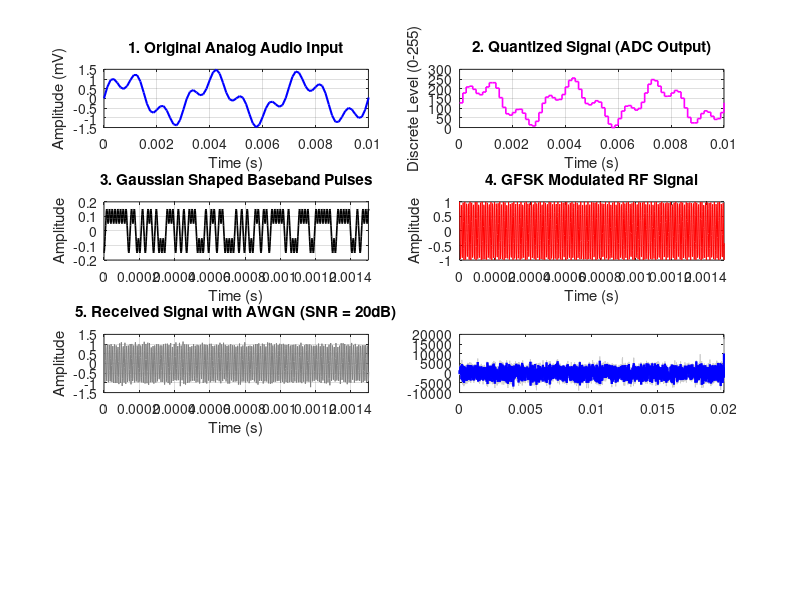

This figure's MATLAB source: (Note: this script raises an error after producing the figure.)
% =========================================================================
% Digital Half-Duplex Voice Communication System Utilizing GFSK Modulation
% (UPDATED WITH POST-DETECTION FILTERING FOR NOISE ROBUSTNESS)
% =========================================================================
clear; clc; close all;

%% 1. SIMULATION PARAMETERS & SETUP
fs_audio = 8000;         % Baseband audio sampling frequency (Hz)
n_bits = 8;              % ADC/DAC resolution (bits per sample)
Rb = fs_audio * n_bits;  % Bit rate (64,000 bps)

fs_rf = 640000;          % RF sampling frequency (Hz) - 10x oversampling
sps = fs_rf / Rb;        % Samples per bit (10)
fc = 100000;             % Carrier frequency (100 kHz, scaled for visibility)
freq_dev = 16000;        % GFSK Frequency deviation (16 kHz)

t_end = 0.02;            % Simulate 20 milliseconds of data
t_audio = 0 : 1/fs_audio : t_end - 1/fs_audio; 
N_audio = length(t_audio);

%% ==================== TRANSMITTER NODE ====================

% 1. Baseband Signal Generation (Human Voice Envelope Mockup)
audio_in = 1e-3 * (sin(2*pi*300*t_audio) + 0.5*sin(2*pi*1000*t_audio)); 

% 2. Pre-Amplification (Scale to 0 - 5V range)
min_sig = min(audio_in);
max_sig = max(audio_in);
audio_amp = 5 * (audio_in - min_sig) / (max_sig - min_sig);

% 3. ADC (Sampling & Quantization)
levels = 2^n_bits;
audio_quant = round((levels - 1) * audio_amp / 5); % 0 to 255 discrete levels

% Convert quantized decimal levels to a serial binary stream
bin_char = dec2bin(audio_quant, n_bits); 
bin_stream = (bin_char' - '0');       
bin_stream = bin_stream(:)';          

% 4. GFSK Modulation
% Convert bits (0, 1) to NRZ (-1, 1) and upsample
nrz_stream = 2 * bin_stream - 1;
nrz_up = upsample(nrz_stream, sps);

% Gaussian Low-Pass Filter for Pulse Shaping
BT = 0.5;                             
alpha = sqrt(log(2)/2) / (BT * Rb);
t_g = -2/Rb : 1/fs_rf : 2/Rb;         
h_gauss = (sqrt(pi)/alpha) * exp(-(pi^2/alpha^2) * t_g.^2);
h_gauss = h_gauss / sum(h_gauss);     

% Shape pulses
pulse_shaped = conv(nrz_up, h_gauss, 'same');

% Frequency Modulation (FM) Integration
phase = 2*pi * freq_dev / fs_rf * cumsum(pulse_shaped);
t_rf = (0 : length(phase)-1) / fs_rf;
tx_rf_sig = cos(2*pi*fc*t_rf + phase);

%% ==================== WIRELESS CHANNEL ====================

% 5. Additive White Gaussian Noise (AWGN) Simulation
% Bumped SNR to 20dB to demonstrate a realistic, functioning channel
snr_db = 20;                                
snr_lin = 10^(snr_db/10);
sig_power = mean(tx_rf_sig.^2);
noise_power = sig_power / snr_lin;
noise = sqrt(noise_power) * randn(size(tx_rf_sig));

rx_rf_sig = tx_rf_sig + noise;              

%% ==================== RECEIVER NODE =======================

% 6. GFSK Demodulation (I/Q Downconversion)
i_rx = rx_rf_sig .* cos(2*pi*fc*t_rf);
q_rx = -rx_rf_sig .* sin(2*pi*fc*t_rf);

% --- FIX 1: TIGHTENED PRE-DETECTION FILTER ---
% Lowered cutoff from 1.5*Rb to 1.2*Rb to reject more noise before demodulation
[b_rf, a_rf] = butter(4, 1.2*Rb/(fs_rf/2)); 
i_flt = filtfilt(b_rf, a_rf, i_rx);
q_flt = filtfilt(b_rf, a_rf, q_rx);

% Extract instantaneous frequency
di_dt = diff(i_flt) * fs_rf; di_dt = [di_dt, di_dt(end)]; 
dq_dt = diff(q_flt) * fs_rf; dq_dt = [dq_dt, dq_dt(end)];
inst_freq_rad = (i_flt .* dq_dt - q_flt .* di_dt) ./ (i_flt.^2 + q_flt.^2 + 1e-10);
inst_freq_hz = inst_freq_rad / (2*pi);

% --- FIX 2: NEW POST-DETECTION FILTER ---
% Smooths out the massive noise spikes caused by the derivative calculation
[b_post, a_post] = butter(4, Rb/(fs_rf/2));
inst_freq_filtered = filtfilt(b_post, a_post, inst_freq_hz);

% Thresholding Decision Mechanism (Now using the FILTERED signal)
sample_indices = round(sps/2) : sps : length(inst_freq_filtered);
rx_samples = inst_freq_filtered(sample_indices);
rx_bits = rx_samples > 0;             

% 7. DAC Synthesis
num_valid_samples = floor(length(rx_bits) / n_bits);
rx_bits_trunc = rx_bits(1 : num_valid_samples * n_bits);

rx_matrix = reshape(rx_bits_trunc, n_bits, [])';
rx_dec = sum(rx_matrix .* (2.^(n_bits-1 : -1 : 0)), 2)';
rx_voltage = rx_dec * 5 / (levels - 1);

% 8. RC Low Pass Filtering & Power Amplification
[b_aud, a_aud] = butter(4, 2000/(fs_audio/2));
rx_audio_flt = filtfilt(b_aud, a_aud, rx_voltage);

rx_audio_ac = rx_audio_flt - mean(rx_audio_flt);
power_amp_gain = max(audio_in) / max(rx_audio_ac);
rx_final = rx_audio_ac * power_amp_gain;


%% ==================== OUTPUT PLOTTING =====================

figure('Name', 'GFSK Transceiver Workflow Simulation', 'Position', [100, 50, 1200, 900]);

lim_aud = [0, 0.01];   
lim_rf  = [0, 0.0015]; 

subplot(4,2,1);
plot(t_audio, audio_in * 1000, 'b', 'LineWidth', 1.5);
title('1. Original Analog Audio Input');
xlabel('Time (s)'); ylabel('Amplitude (mV)'); xlim(lim_aud); grid on;

subplot(4,2,2);
stairs(t_audio, audio_quant, 'm', 'LineWidth', 1.2);
title('2. Quantized Signal (ADC Output)');
xlabel('Time (s)'); ylabel('Discrete Level (0-255)'); xlim(lim_aud); grid on;

subplot(4,2,3);
plot(t_rf, pulse_shaped, 'k', 'LineWidth', 1.2);
title('3. Gaussian Shaped Baseband Pulses');
xlabel('Time (s)'); ylabel('Amplitude'); xlim(lim_rf); grid on;

subplot(4,2,4);
plot(t_rf, tx_rf_sig, 'r');
title('4. GFSK Modulated RF Signal');
xlabel('Time (s)'); ylabel('Amplitude'); xlim(lim_rf); grid on;

subplot(4,2,5);
plot(t_rf, rx_rf_sig, 'Color', [0.5 0.5 0.5]);
title(['5. Received Signal with AWGN (SNR = ', num2str(snr_db), 'dB)']);
xlabel('Time (s)'); ylabel('Amplitude'); xlim(lim_rf); grid on;

subplot(4,2,6);
% Plot the noisy signal in light grey, and the newly filtered signal in blue over it
plot(t_rf, inst_freq_hz, 'Color', [0.8 0.8 0.8]); hold on;
plot(t_rf, inst_freq_filtered, 'b', 'LineWidth', 1.5); 
yline(0, 'r--', 'Threshold', 'LineWidth', 1.5, 'LabelHorizontalAlignment', 'left');
title('6. Post-Detection Filtered Baseband (Inst. Freq)');
xlabel('Time (s)'); ylabel('Freq Deviation (Hz)'); xlim(lim_rf); ylim([-freq_dev*1.5 freq_dev*1.5]); grid on;
legend('Noisy Demod', 'Filtered Demod');

subplot(4,2,7);
t_dac = t_audio(1:length(rx_voltage));
stairs(t_dac, rx_voltage, 'm', 'LineWidth', 1.2);
title('7. DAC Output (Discrete Voltage Levels)');
xlabel('Time (s)'); ylabel('Voltage (V)'); xlim(lim_aud); grid on;

subplot(4,2,8);
plot(t_audio, audio_in * 1000, 'k--', 'LineWidth', 1.5); hold on;
plot(t_dac, rx_final * 1000, 'b', 'LineWidth', 1.5);
title('8. Final Recovered & Filtered Audio vs. Original');
legend('Original Input', 'Recovered Output', 'Location', 'Best');
xlabel('Time (s)'); ylabel('Amplitude (mV)'); xlim(lim_aud); grid on;

sgtitle('Digital Half-Duplex Voice Comm System Utilizing GFSK Modulation', 'FontSize', 16, 'FontWeight', 'bold');
